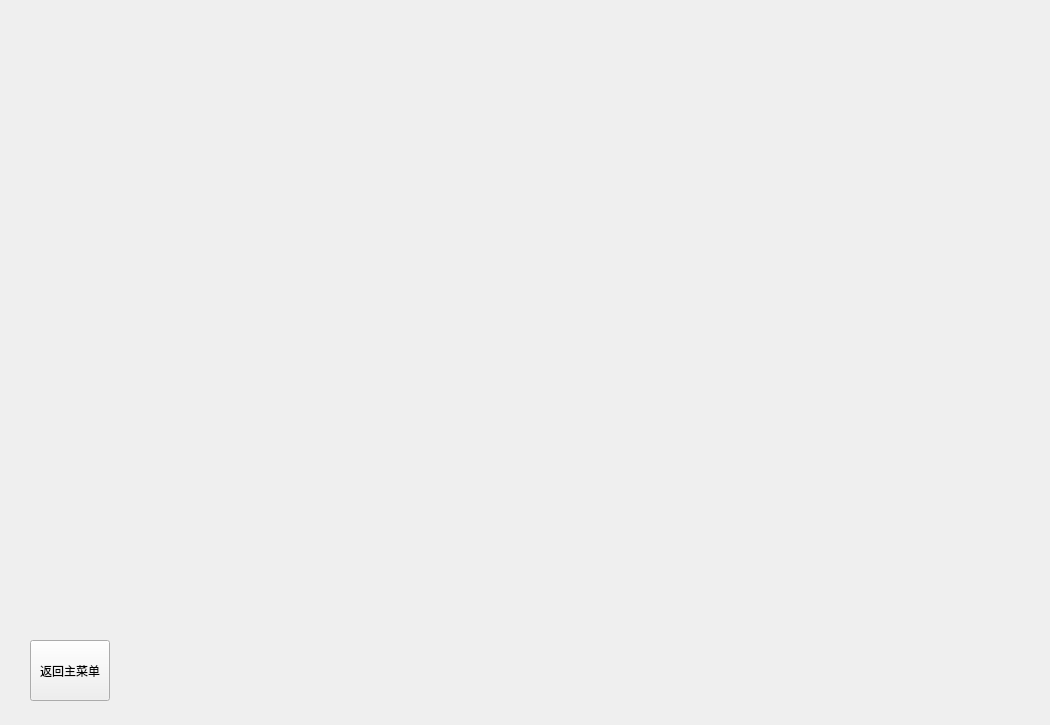
<?xml version="1.0" encoding="UTF-8"?>
<ui version="4.0">
 <class>RecordPage</class>
 <widget class="QWidget" name="RecordPage">
  <property name="geometry">
   <rect>
    <x>0</x>
    <y>0</y>
    <width>1050</width>
    <height>725</height>
   </rect>
  </property>
  <property name="minimumSize">
   <size>
    <width>1050</width>
    <height>725</height>
   </size>
  </property>
  <property name="maximumSize">
   <size>
    <width>1050</width>
    <height>725</height>
   </size>
  </property>
  <property name="windowTitle">
   <string>记录</string>
  </property>
  <widget class="QPushButton" name="pushButton">
   <property name="geometry">
    <rect>
     <x>30</x>
     <y>640</y>
     <width>80</width>
     <height>61</height>
    </rect>
   </property>
   <property name="cursor">
    <cursorShape>PointingHandCursor</cursorShape>
   </property>
   <property name="text">
    <string>返回主菜单</string>
   </property>
  </widget>
 </widget>
 <resources/>
 <connections/>
</ui>
